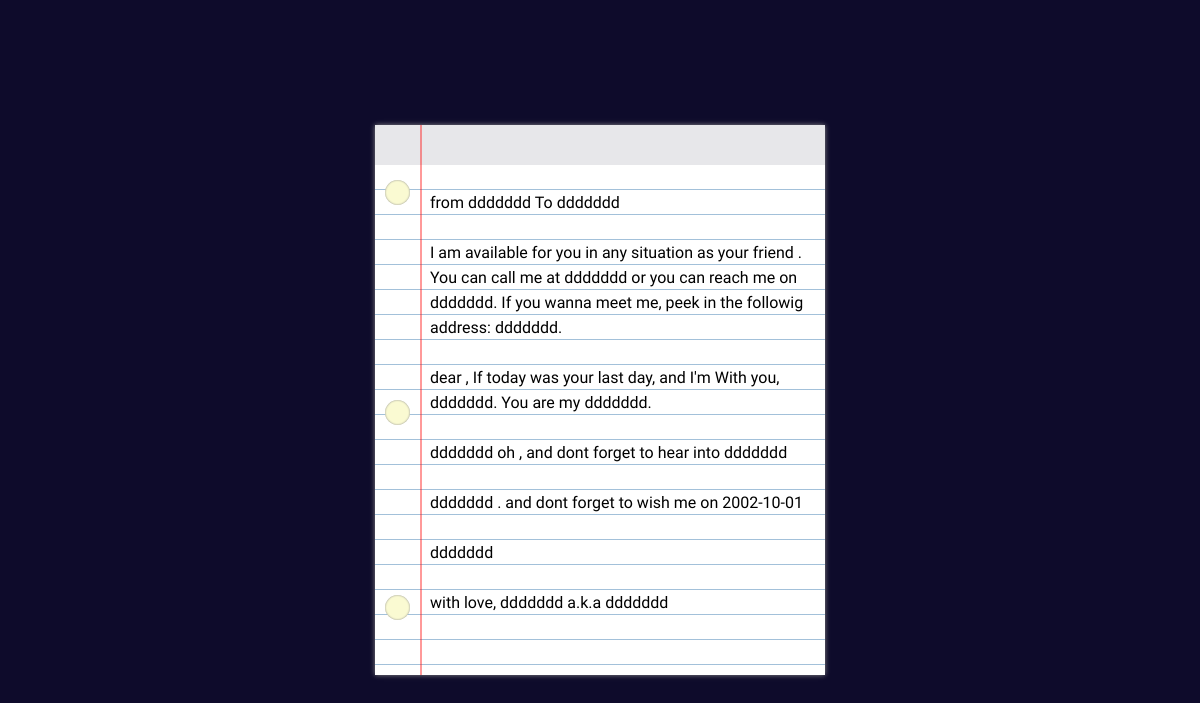
The app's page /slam/1 (signed in) with its own data.
### Jurzo/models.py (models this page shows, shortened)
class Page(db.Model):
    id = db.Column(db.Integer,primary_key=True)
    user_id= db.Column(db.Integer,db.ForeignKey('user.id'),nullable=False)
    date_created = db.Column(db.DateTime,nullable=False,default= datetime.utcnow)
    name=db.Column(db.Text)
    pet_name= db.Column(db.Text)
    phone_num= db.Column(db.Text)
    address= db.Column(db.Text)
    mail = db.Column(db.Text)
    birthday = db.Column(db.Text)
    nick_name= db.Column(db.Text)
    Quote = db.Column(db.Text)
    Songs = db.Column(db.Text)
    likes = db.Column(db.Text)
    hates = db.Column(db.Text)
    what_us = db.Column(db.Text)
    lastd = db.Column(db.Text)

class User(db.Model,UserMixin):
    email=db.Column(db.String(50),nullable=False)
    username=db.Column(db.String(),nullable=False,unique=True)
    id=db.Column(db.Integer,primary_key=True)
    password=db.Column(db.String(60),nullable=False)
    page=db.relationship('Page',backref= 'owner' , lazy=True)

### Jurzo/routes.py (the view)
@jurzo.route('/slam/<slam_id>',methods=['GET','POST'])
@login_required
def slam(slam_id):
    slam=Page.query.get_or_404(slam_id)
    if current_user == slam.owner:
        return render_template('slam.html' , slam=slam)
    else:
        abort(403)

### Jurzo/models.py (called while the page is built)
@login_manager.user_loader
def load_user(userid):
    return User.query.get(int(userid))

### Jurzo/templates/slam.html (shortened to what this page needs)
<!DOCTYPE html>
<html lang="en">
<head>
    <link rel="stylesheet" type="text/css" href="{{url_for('static',filename='slam.css')}}">
</head>
<body>
    <div class="paper">
  <div class="lines">
    <div class="text" contenteditable spellcheck="false">
      from {{slam.name}} To  {{current_user.username}} <br /><br />
      I am available for you in any situation as your friend . You can call me at {{slam.phone_num}} or you can reach me on {{slam.mail}}. If you wanna meet me, peek in the followig address:
      {{slam.address}}.
      <br /><br />
      dear {{slam.nickname}},
      If today was your last day, and I'm With you, {{slam.lastd}}. You are my {{slam.what_us}}.
      <br /><br />
      {{slam.likes}} oh , and dont forget to hear into {{slam.Songs}}
      <br /><br />
     {{slam.hates}} . and dont forget to wish me on {{slam.birthday}}
     <br /><br />
     {{slam.Quote}}
      <br /><br />
      with love,
      {{slam.pet_name}} a.k.a {{slam.name}}
    </div>
  </div>
  <div class="holes hole-top"></div>
  <div class="holes hole-middle"></div>
  <div class="holes hole-bottom"></div>
</div>
</body>
</html>

### Jurzo/static/slam.css (style rules this page uses)
body { margin: 0; padding: 0; background-color: #0e0b2b; }
.paper { position: absolute; height: 550px; width: 450px; background: rgba(255,255,255,0.9); margin: -275px -225px; left: 50%; top: 50%; box-shadow: 0px 0px 5px 0px #888; }
.paper::before { content: ''; position: absolute; left: 45px; height: 100%; width: 2px; background: rgba(255,0,0,0.4); }
.lines { margin-top: 40px; height: calc(100% - 40px); width: 100%; background-image: repeating-linear-gradient(white 0px, white 24px, steelblue 25px); }
.text { position: absolute; top: 65px; left: 55px; bottom: 10px; right: 10px; line-height: 25px; font-family: 'Indie Flower'; overflow: hidden; outline: none; }
.holes { position: absolute; left: 10px; height: 25px; width: 25px; background: lightgoldenrodyellow; border-radius: 50%; box-shadow: inset 0px 0px 2px 0px #888; }
.hole-top { top: 10%; }
.hole-middle { top: 50%; }
.hole-bottom { bottom: 10%; }

### records on screen
Page: name "ddddddd", phone_num "ddddddd", mail "ddddddd", address "ddddddd", lastd "ddddddd", what_us "ddddddd", likes "ddddddd", Songs "ddddddd", hates "ddddddd", birthday "2002-10-01", Quote "ddddddd", pet_name "ddddddd"
User: username "ddddddd"
